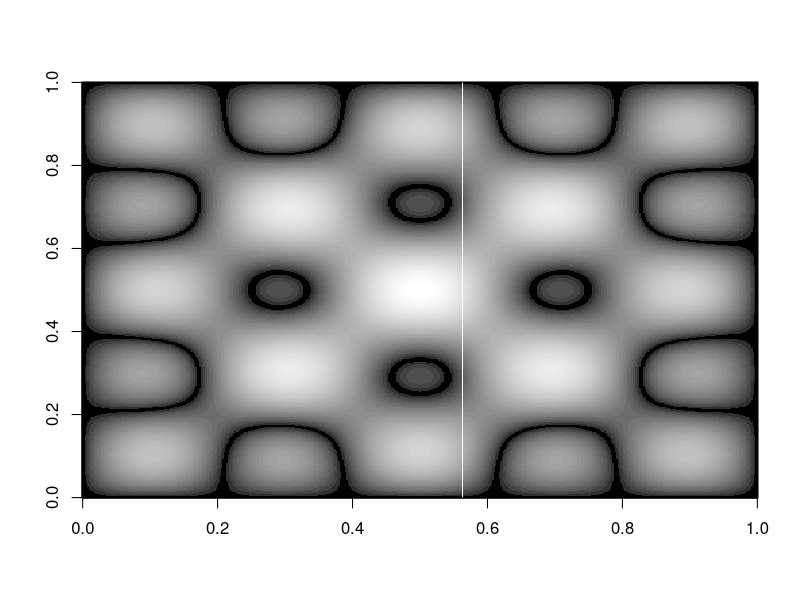

Here is the R script that generated this plot:

# Generates an image similar to a "Chlandi Figure." Chlandi Figures are nodal patterns
# that occur on vibrating surfaces.

# The surface is modeled as a matrix, each point representing the 
# displacement of the surface while vibrating.
# The vibration is modled as the sum of a set of terms, each of which
# is a product of sin waves - one along the x direction, one along the y direction.
# The sin wave terms have different frequencies - starting with the 
# 'fundamental' frequency (wavelength is 1/2 the length of the surface),
# and followed by various 'harmonics'. 

t <- 0:500
f <- 2*pi/500
i <- 0
Chlandi  <- 0:500 * 0 # first row is zero, as sin(0) = 0

# Now add 500 more rows, first factor in each term varies as we go across a row (from t)
# second factor of each term varies as we go down a column (from i)
for ( i in 1:500) { 
  Chlandi  <- rbind(Chlandi , # comment out different factors below to generate
                              # a variety of images
                    +  sin(1/2*f*t)*sin(1/2*f*i) 
                    #+ sin(f*t)*sin(f*i)  
                    #+ sin(3/2*f*t)*sin(3/2*f*i)  
                    #+ sin(2*f*t)*sin(2*f*i)
                    + sin(5/2*f*t)*sin(5/2*f*i)
                    #+ sin(3*f*t)*sin(3*f*i)
                    #- sin(7/2*f*t)*sin(7/2*f*i)
                    #+ sin(4*f*t)*sin(4*f*i)
                    # sin(9/2*f*t)*sin(9/2*f*i)
                    
  )
}
# Reset the graph layout in case it was previously set elsewhere.
par(mfrow=c(1,1))

# We want the matrix to record just the displacement of each
# point, not whether it happens to be up or down - in a standing
# wave the non nodal areas oscillate between positive and negative.
# So just take the absolute value of each point.
Chlandi <- abs(Chlandi)

# use the image or contour functions to display the results
image(Chlandi, col=grey.colors(40, start=0, end=1))
#contour(Chlandi)